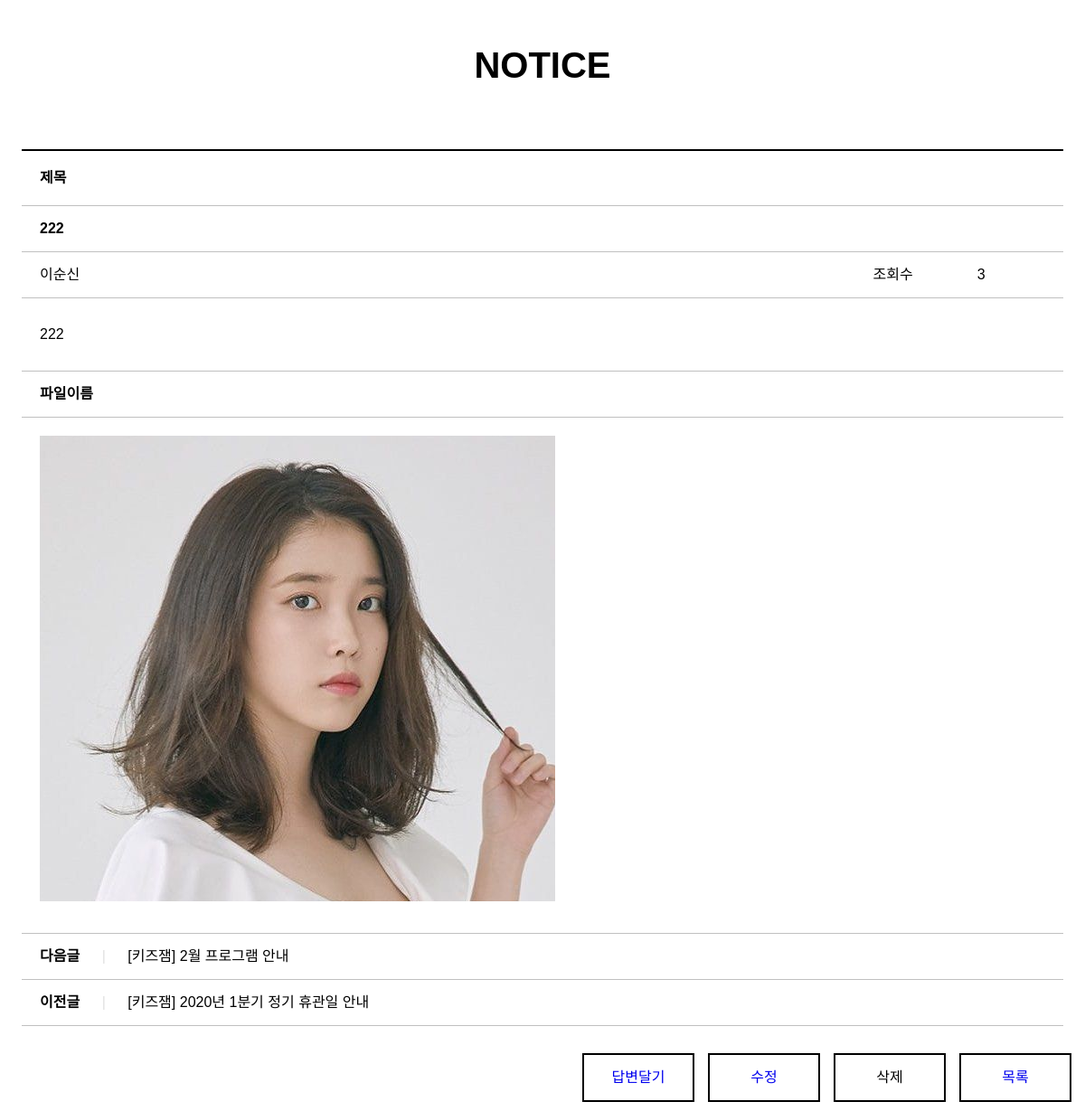
The page /board/36/bview/ on the database its author committed.
### board/models.py (models this page shows, shortened)
class Fboard(models.Model):
    b_no = models.IntegerField(default=0,primary_key=True)
    member = models.ForeignKey(Member,on_delete=models.DO_NOTHING,null=True)
    b_title = models.CharField(max_length=1000)
    b_content = models.TextField()
    b_date = models.DateTimeField(default=datetime.now(),blank=True)
    b_group = models.IntegerField(default=0)
    b_step = models.IntegerField(default=0)
    b_indent = models.IntegerField(default=0)
    b_hit = models.IntegerField(default=1)
    b_img = models.ImageField(blank=True)

### member/models.py (models this page shows)
class Member(models.Model):
    m_id = models.CharField(max_length=30,primary_key=True)
    m_pw = models.CharField(max_length=100)
    m_name = models.CharField(max_length=100)
    def __str__(self):
        return self.m_name

### board/views.py (the view)
# urls.py: path('<str:b_no>/bview/', views.bview,name='bview'),       # 뷰페이지
def bview(request,b_no):
    qs = Fboard.objects.get(b_no=b_no)
    qs.b_hit += 1
    qs.save()
    context={'board':qs}
    return render(request,'bview.html',context)

### board/templates/bview.html (shortened to what this page needs)
{% load static %}
<!DOCTYPE html>
<html>
<head>
  <link rel="stylesheet" href="https://cdnjs.cloudflare.com/ajax/libs/font-awesome/5.12.1/css/all.min.css">
  <link rel="stylesheet" href="{% static 'css/style.css' %}">
  <link rel="stylesheet" href="{% static 'css/read.css' %}">
</head>
<body>
<section>
    <h1>NOTICE</h1>
    <table>
      <colgroup>
        <col width="80%">
        <col width="10%">
        <col width="10%">
      </colgroup>
      <tr>
        <th colspan="3">제목</th>
      </tr>
      <tr>
        <td colspan="3"><strong>{{board.b_title}}</strong></td>
      </tr>
      <tr>
        <td>{{board.member}}</td>
        <td>조회수</td>
        <td>{{board.b_hit}}</td>
      </tr>
      <tr>
        <td colspan="3" class="article">{{board.b_content}}</td>
      </tr>
      <tr>
        <td colspan="3"><strong>파일이름</strong></td>
      </tr>
      {% if board.b_img  %}
        <tr>
          <td colspan="3" class="article">
            <img src="{{board.b_img.url}}">
          </td>
        </tr>
      {% endif %}
      <tr>
        <td colspan="3"><strong>다음글</strong> <span class="separator">|</span> [키즈잼] 2월 프로그램 안내</td>
      </tr>
      <tr>
        <td colspan="3"><strong>이전글</strong> <span class="separator">|</span> [키즈잼] 2020년 1분기 정기 휴관일 안내</td>
      </tr>
    </table>
    <a href="{% url 'board:blist' %}"><div class="list">목록</div></a>
    <a onclick="deleteBtn()"><div class="list">삭제</div></a>
    <a href="{% url 'board:bmodify' board.b_no %}"><div class="list">수정</div></a>
    <a href="{% url 'board:breply' board.b_no %}"><div class="list">답변달기</div></a>
  </section>
</body>
</html>

### static/css/style.css (style rules this page uses)
*, body { margin: 0; padding: 0; font-family: 'Noto Sans KR', sans-serif; font-size: 16px; }

### static/css/read.css (style rules this page uses)
section { text-align: center; }
h1 { margin-top: 50px; margin-bottom: 0; font-size: 40px; }
table { width: 96%; margin-top: 70px; margin-left: auto; margin-right: auto; line-height: 40px; }
table { border-collapse: collapse; }
th { padding: 10px 0 10px 20px; border: 1px solid silver; border-top: 2px solid black; }
td { padding: 5px 0 5px 20px; border: 1px solid silver; }
th, td { text-align: left; border-left: hidden; border-right: hidden; }
.article { padding: 20px 0 20px 20px; }
.separator { padding: 0 20px 0 20px; color: #e0e0e0; }
.list { float: right; width: 120px; height: 50px; line-height: 50px; margin: 30px 15px 10px 0; border: 2px black solid; }

### rows shown on the page
Fboard: b_title "222", member "이순신", b_hit "3", b_content "222", b_img (picture)
